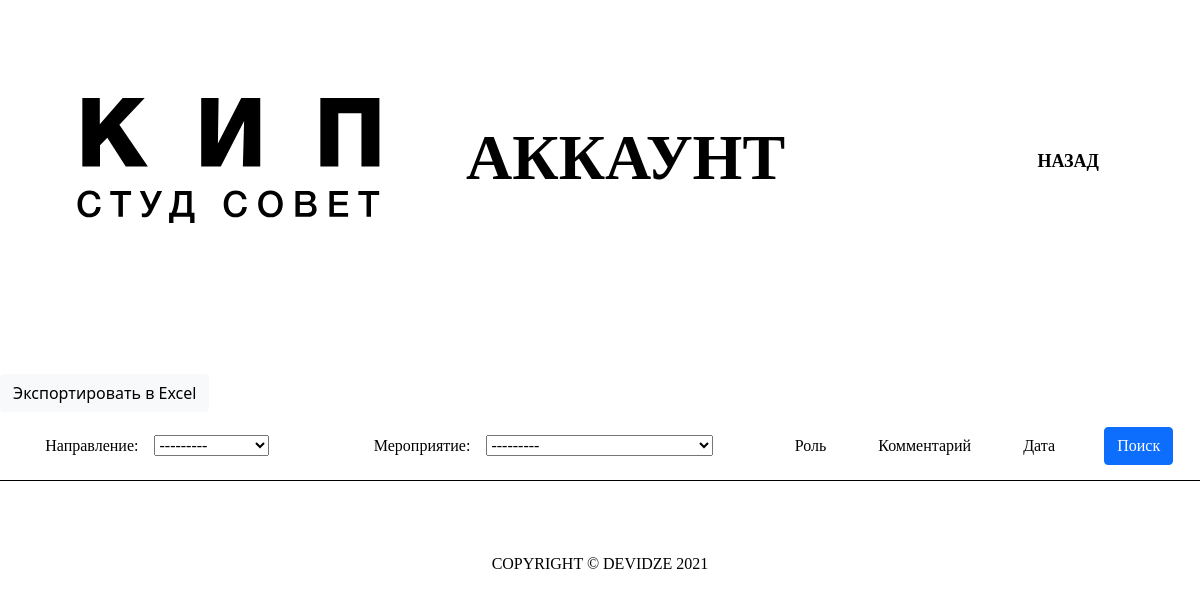
/user_table/5/, run on an earlier commit of the app's database.
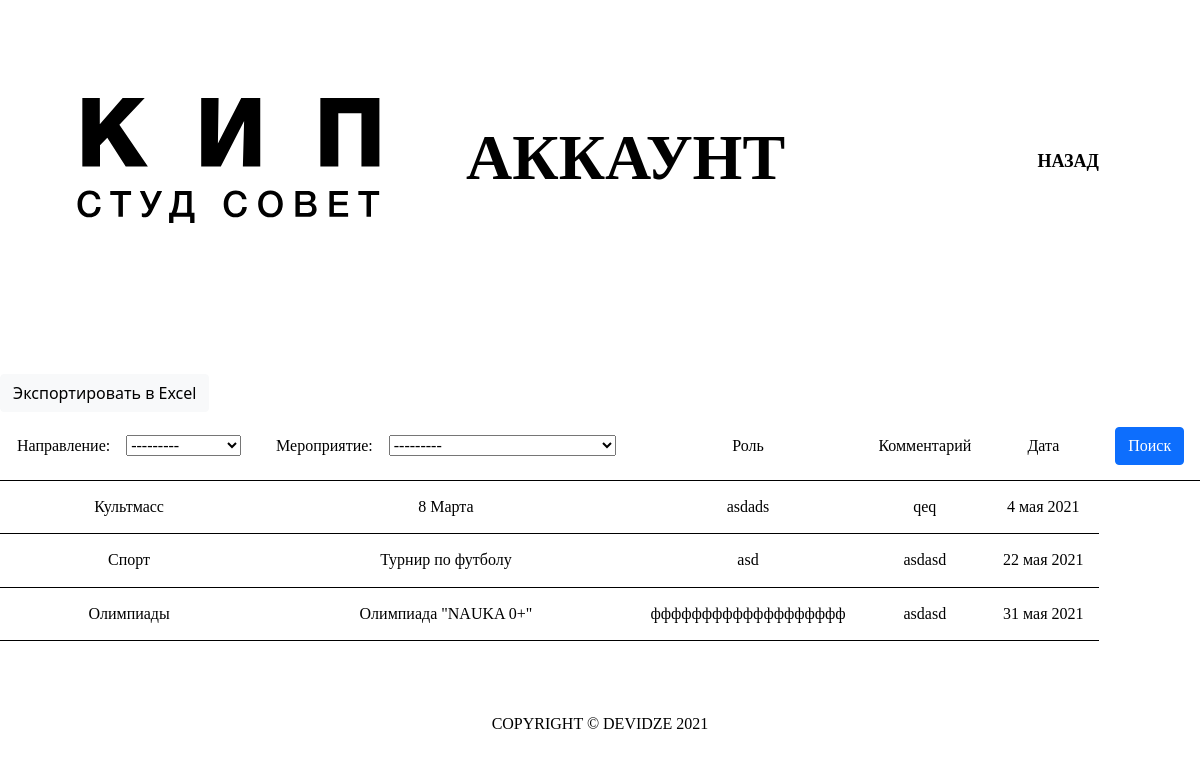
And on a later commit of the database.
### accounts/models.py (models this page shows, shortened)
class Event(models.Model):
    tags        = models.ForeignKey(Tag, null=True, on_delete=models.SET_NULL)
    name        = models.CharField(max_length=200, null=True)
    date        = models.DateField(null=True)
    def __str__(self):
        return self.name

class Tag(models.Model):
    name        = models.CharField(max_length=200, null=True)
    def __str__(self):
        return self.name

class Member(models.Model):
    user        = models.ForeignKey(Student, null=True, on_delete=models.SET_NULL)
    event       = models.ForeignKey(Event, null=True, on_delete=models.SET_NULL)
    role        = models.CharField(max_length=200, blank = True, null=True)
    comment     = models.CharField(max_length=200, blank = True, null=True)

### accounts/views.py (the view)
# urls.py: path('user_table/<str:pk_test>/', views.userTable, name="user_table"),
def userTable(request, pk_test):
    events = Event.objects.all()
    members = Member.objects.filter(user__id = pk_test)
    myEventFilter = MemberEventFilter(request.GET, queryset = events)
    myMemberFilter = MemberFilter(request.GET, queryset = members)
    events = myEventFilter.qs
    members = myMemberFilter.qs
    context = {
        'events':events, 'members':members,
        'myEventFilter':myEventFilter, 'myMemberFilter':myMemberFilter
    }
    return render(request, 'accounts/auth/user/user_table.html', context)

### accounts/templates/accounts/auth/user/user_table.html (shortened to what this page needs)
{% extends 'accounts/auth/main_user.html' %}
{% load static %}
{% block content %}
<div class="container-fluid header-user">
    <section class="header row">
        <nav class="navbar navbar-expand-xl navbar-light">
            <div class="container-fluid header-navs">
                <a class="navbar-brand" href="{% url 'main' %}"><img class="header-logo" src="{% static '/images/logo.svg' %}" alt="logo"></a>
                <div class="collapse navbar-collapse" id="navbarSupportedContent">
                    <h1><div class="promo-header" style="margin-left: 10vh;">Аккаунт</div></h1>
                    <ul class="navbar-nav me-auto mb-2 mb-lg-0 nav-items">
                        <li class="nav-item">
                            <a class="nav-link" href="{% url 'main_user' %}">Назад</a>
                        </li>
                    </ul>
                </div>
            </div>
        </nav>
    </section>
</div>
</div>
<button class="btn btn-light" onclick="exportTableToExcel('tblData', 'Активность')">Экспортировать в Excel</button>
<table id="tblData">
    <form method="get">
        <tr>
            <th>Направление:&nbsp&nbsp&nbsp&nbsp{{myEventFilter.form.tags}}</th>
            <th>Мероприятие:&nbsp&nbsp&nbsp&nbsp{{myMemberFilter.form.event}}</th>
            <th>Роль</th>
            <th>Комментарий</th>
            <th>Дата</th>
            <th><button class="btn btn-primary" type="submit">Поиск</button></th>
        </tr>
    </form>
    {% for event in events %}
        {% for member in members %}
            {% if member.event == event %}
                <tr>
                    <td>{{event.tags}}</td>
                    <td>{{event.name}}</td>
                    <td>{{member.role}}</td>
                    <td>{{member.comment}}</td>
                    <td>{{event.date}}</td>
                </tr>
            {% endif %}
        {% endfor %}
    {% endfor %}
</table>
<br>
<br>
<br>
{% endblock content %}

What changed in the data, as far as the page shows it:
now on this page (row unchanged): Event: tags "Культмасс", name "8 Марта", date "4 мая 2021"
added Member: role "asdads", comment "qeq"
now on this page (row unchanged): Event: tags "Спорт", name "Турнир по футболу", date "22 мая 2021"
added Member: role "asd", comment "asdasd"
now on this page (row unchanged): Event: tags "Олимпиады", name "Олимпиада \"NAUKA 0+\"", date "31 мая 2021"
added Member: role "ффффффффффффффффффф", comment "asdasd"
